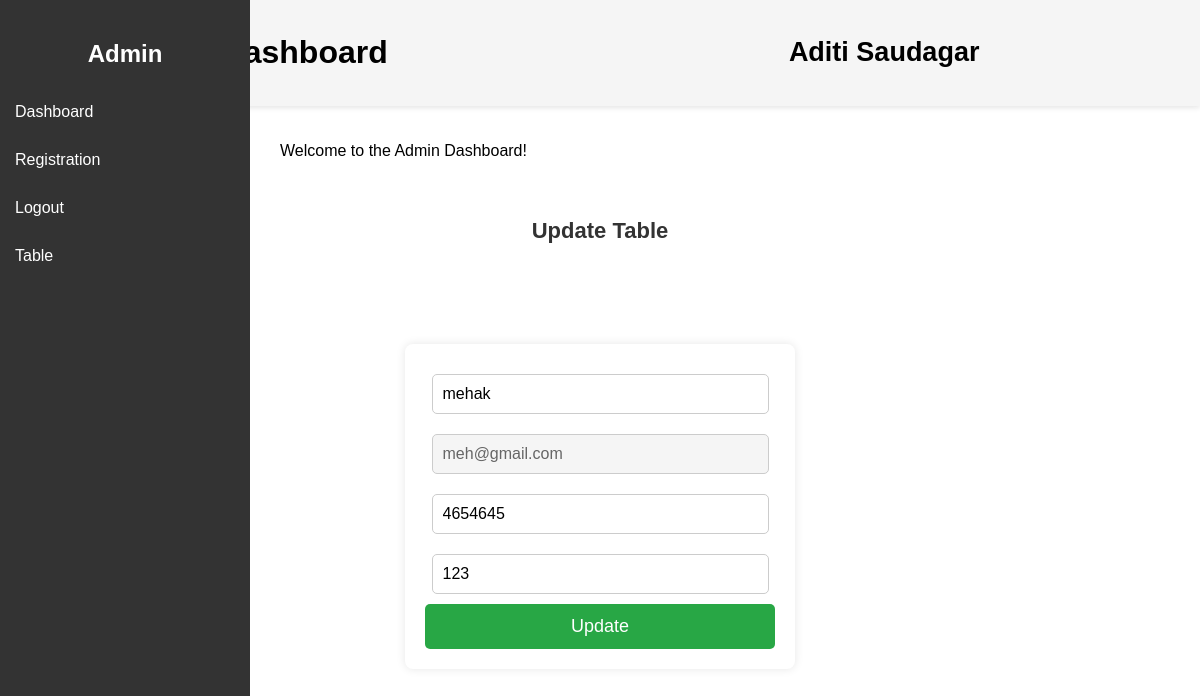
Before: /update/2 with the older database file.
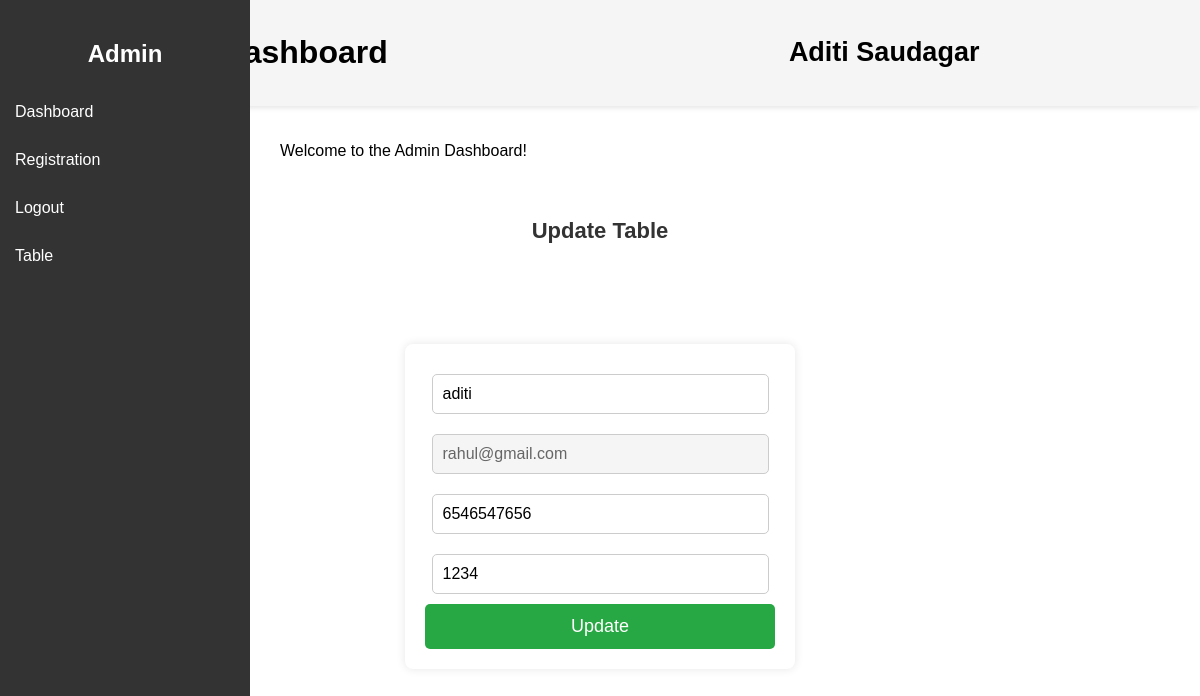
After: the same page with the newer database file.
### app/models.py (models this page shows)
class Student(models.Model):
    name=models.CharField(max_length = 50)
    email=models.EmailField()
    phone=models.IntegerField()
    password=models.CharField(max_length = 50)

### app/views.py (the view, shortened to what this page needs)
# urls.py: path('update/<int:pk>',views.update,name='update'),
def update(request,pk):
    x=Student.objects.get(id=pk)
    print(x)
    return render(request,'update.html',{'data4':x})

### app/templates/update.html (shortened to what this page needs)
{% extends "base.html" %}
{% load static %}
{% block content %}
 {%load static%}
  {% if data4 %}
<center>
<h3>Update Table</h3>
<form action="{% url 'update' pk=data4.id %}" method="post" enctype="multipart/form-data">
   <input type="text" name="name" value="{{data4.name}}"><br>
   <input type="email" name="email" value="{{data4.email}}" readonly><br>
   <input type="number" name="phone" value="{{data4.phone}}"><br>
   <input type="text" name="password" value="{{data4.password}}"><br>
   <input type="submit" value="Update">
 </form>
</center>
 {% endif %}
 {% endblock %}

Changed rows visible on the page:
changed Student: name "mehak" → "aditi"; email "meh@gmail.com" → "rahul@gmail.com"; phone "4654645" → "6546547656"; password "123" → "1234"
